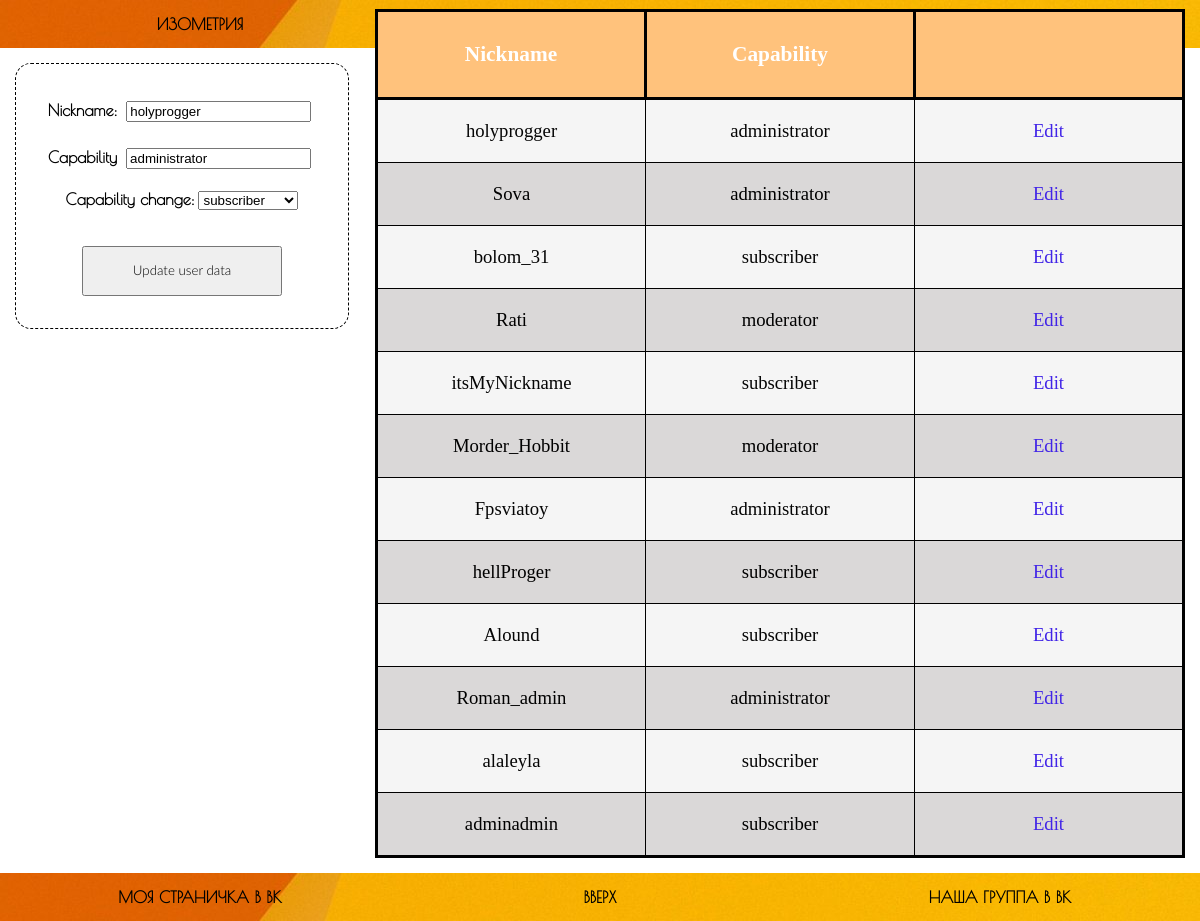
The app's page /lk.php?edit=45 (signed in) with its own data.
### tables this page shows
CREATE TABLE `user` (
  `user_id` int(11) NOT NULL,
  `login` varchar(30) NOT NULL,
  `password` text NOT NULL,
  `surname` text NOT NULL,
  `name` text NOT NULL,
  `nickname` varchar(40) NOT NULL,
  `user_group` int(11) NOT NULL
);

CREATE TABLE `user_group` (
  `group_id` int(11) NOT NULL,
  `group_name` varchar(30) NOT NULL
);

### templates/function.php (the view)
<?php
function findAllCategories() {
    include "includes/db.php";
    $query = "SELECT * FROM user";
    $select_user = mysqli_query($connection, $query);
    while($row = mysqli_fetch_array($select_user)) {
        $user_id = $row["user_id"];
        $nickname = $row["nickname"];
        $user_group = $row["user_group"];
        $queryGrName = "SELECT group_name FROM user_group WHERE `group_id` = '{$user_group}'";
        $select_GrName = mysqli_query($connection, $queryGrName);
        $capability_assoc = mysqli_fetch_assoc($select_GrName);
        $capability = $capability_assoc["group_name"];
        echo "<tr>";
        echo "<td>{$nickname}</td>";
        echo "<td>{$capability}</td>";
        echo "<td><a href='lk.php?edit={$user_id}'>Edit</a></td>";
    }
}
?>

### lk.php (shortened to what this page needs)
<?php
	include "includes/header.php";
	include "templates/function.php";
       if(isset($_SESSION["auth_user"])){
		$nowAuthUser = $_SESSION["auth_user"];
           $query = "SELECT user_group FROM user WHERE `login` = '{$nowAuthUser}'";
           $result = mysqli_query($connection, $query);
           $row = mysqli_fetch_assoc($result);
           $user_group = $row['user_group'];
       }else{
           $user_group = '0';
       }
       if($user_group == 3) {
?>
	<div class="wrapperLK">
		<div class="contentLK">
			<div class="editForm">
				<form action="server/update.php" method="post">
					<?php if(isset($_GET["edit"])){
						$user_id = $_GET["edit"];
						$user = "SELECT * FROM user WHERE `user_id` = '{$user_id}'";
						$select_user = mysqli_query($connection, $user);
						$row_user = mysqli_fetch_assoc($select_user);
						$user_group = $row_user["user_group"];
						$nickname = $row_user["nickname"];
						$queryGrName = "SELECT group_name FROM user_group WHERE `group_id` = '{$user_group}'";
						$select_GrName = mysqli_query($connection, $queryGrName);
						$capability_assoc = mysqli_fetch_assoc($select_GrName);
						$capability = $capability_assoc["group_name"];
					?>
					<p>
						<label for="nickname">Nickname:</label>
						<input name="nickname" id="nickname" type="text" value="<?php echo ($nickname);?>">
					</p>
					<p>
						<label for="capability">Capability</label>
						<input name="capability" id="capability" type="text" value=<?php echo ($capability);?> readonly>
					</p>
					<p>
						<label for="new_capability:">Capability change:</label>
						<select id="new_capability" name = "newcapability">
							<option value="1">subscriber</option>
						</select>
					</p>
					<?php }?>
					<div id="btnInfoUpdate">
						<button name = "btn_update" id="btnUpdate" type="submit">Update user data</button>
					</div>
				</form>
			</div>
		</div>
		<div class="contentLK">
			<table class="tableCapability">
				<thead>
					<tr class = "headTable">
						<th>Nickname</th>
						<th>Capability</th>
						<th></th>
					</tr>
				</thead>
				<tbody class = "bodyTable">
					<?php
						findAllCategories();
					?>
				</tbody>
			</table>
		</div>
	</div>
  		<?php } ?>
<?php include "includes/footer.php"; ?>

### css/styleMain.css (style rules this page uses)
body { background-color: white; height: 100%; margin: 0; padding: 0; }
a { text-decoration: none; color: black; }

### css/reg.css (style rules this page uses)
label { font-family: "Poiret One"; color: #f2f2eb; font-weight: bold; text-align: center; }
input { margin: 5px; }

### css/lkStyle.css (style rules this page uses)
.wrapperLK { display: grid; grid-template-columns: 30% 70%; min-height: calc(100% - 100px); }
.tableCapability { table-layout: fixed; width: 100%; margin-top:calc(10% - 135px); border-collapse: collapse; border: 3px solid black; display: center; }
th { text-align: center; padding: 30px; border: 3px solid rgb(0, 0, 0); font-size: 16pt; }
td { text-align: center; padding: 20px; border: 1px solid rgb(0, 0, 0); font-size: 14pt; }
table a { text-decoration: none; color: rgb(65, 36, 231); }
.headTable { background: rgb(255, 194, 124); color: rgb(255, 255, 255); }
.bodyTable tr:nth-child(odd) { background: rgb(245, 245, 245); color: rgb(5, 5, 5); }
.bodyTable tr:nth-child(even) { background: rgb(218, 216, 216); color: rgb(0, 0, 0); }
#btnInfoUpdate { text-align: center; }
#btnUpdate { width:200px; height:50px; font-family: "Lato Light"; margin-top: 20px; }
.contentLK { padding:15px; width: 100%-15px; margin: 0; text-align: center; }
.contentLK label { font-family: "Poiret One"; color: #000000; font-weight: bold; }
.editForm { width: 300px; height: auto; margin-left: auto; margin-right: auto; padding: 1em; border: 1px dashed; border-radius: 1em 1em 1em 1em; }

### records on screen
user: nickname "holyprogger", user_group.group_name "administrator"
user_group: capability "administrator"
user: nickname "Sova", user_group.group_name "administrator"
user: nickname "bolom_31", user_group.group_name "subscriber"
user: nickname "Rati", user_group.group_name "moderator"
user: nickname "itsMyNickname", user_group.group_name "subscriber"
user: nickname "Morder_Hobbit", user_group.group_name "moderator"
user: nickname "Fpsviatoy", user_group.group_name "administrator"
user: nickname "hellProger", user_group.group_name "subscriber"
user: nickname "Alound", user_group.group_name "subscriber"
user: nickname "Roman_admin", user_group.group_name "administrator"
user: nickname "alaleyla", user_group.group_name "subscriber"
user: nickname "adminadmin", user_group.group_name "subscriber"
